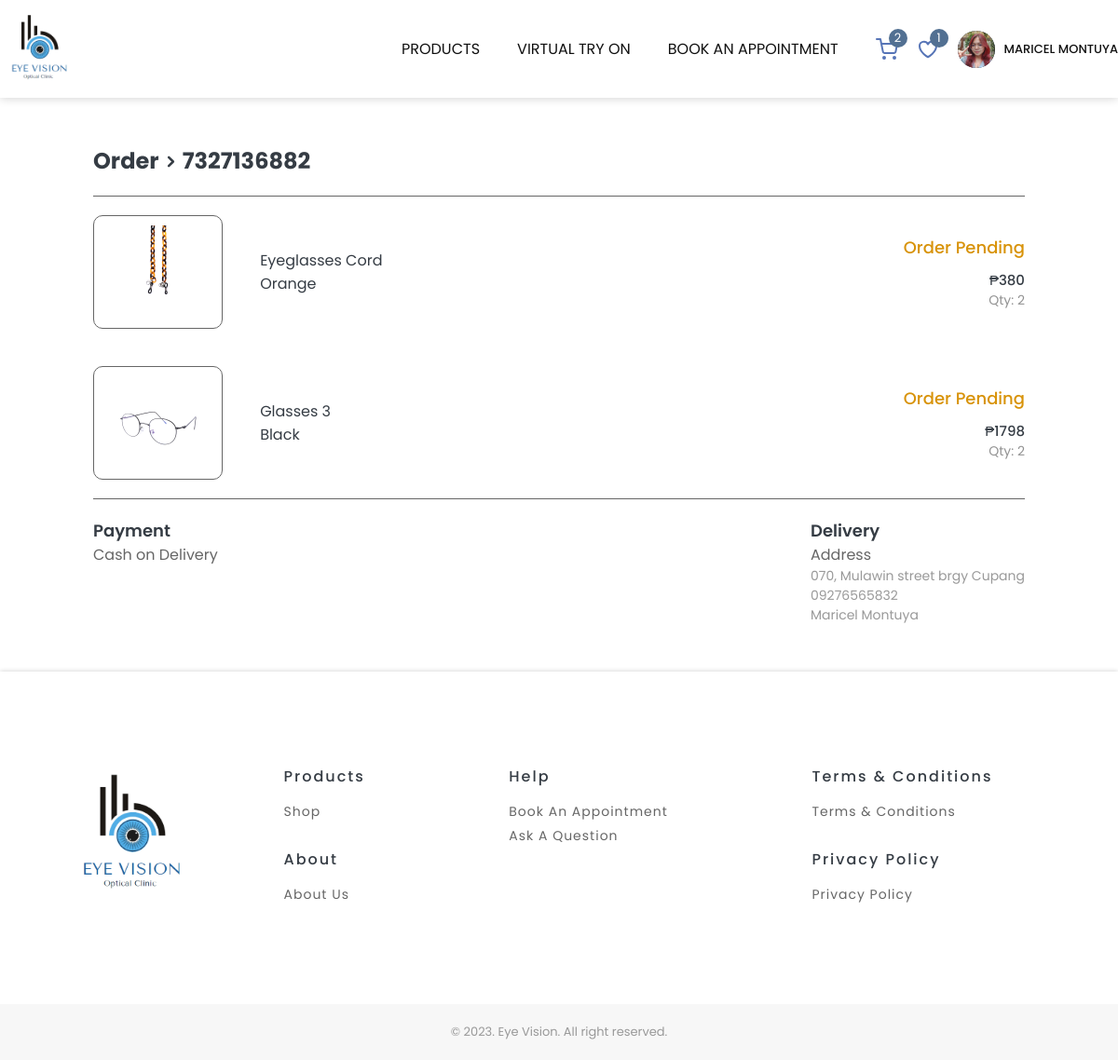
Screenshot of /shop/order-track.php?order-id=7327136882 (signed in) with the database file from the repository.
### tables this page shows
CREATE TABLE `logo` (
  `id` int(11) NOT NULL,
  `Image` text NOT NULL
);

CREATE TABLE `orders` (
  `orderID` varchar(10) NOT NULL,
  `Product_ID` varchar(10) NOT NULL,
  `Product_name` varchar(50) NOT NULL,
  `Quantity` int(11) NOT NULL,
  `Price` varchar(5) NOT NULL,
  `User_id` int(11) NOT NULL,
  `User_name` varchar(50) NOT NULL,
  `User_email` varchar(50) NOT NULL,
  `Phone` varchar(15) NOT NULL,
  `Address` text NOT NULL,
  `Note` text NOT NULL,
  `Status` varchar(15) NOT NULL,
  `DateOrdered` datetime NOT NULL DEFAULT current_timestamp()
);

CREATE TABLE `products` (
  `ID` varchar(10) NOT NULL,
  `Name` varchar(100) NOT NULL,
  `Price` varchar(5) NOT NULL,
  `Color` varchar(20) NOT NULL,
  `Category` varchar(50) NOT NULL,
  `Description` text NOT NULL,
  `Stock` int(11) NOT NULL,
  `Image` text NOT NULL
);

### shop/order-track.php (the view, shortened to what this page needs)
<?php
    $user_id = $_SESSION['user_id'];
    include '../db_connection.php';
    mysqli_select_db($con, 'user');
    $orderID = isset($_GET['order-id']) ? $_GET['order-id'] : '';
    function getStatusColorClass($status){
        switch ($status) {
            case 'Order Pending':
                return 'orange-text';
        }
    }
?>
<!DOCTYPE html>
<html lang="en">
<head>
    <link rel="stylesheet" href="../styles/global.css?v=10" />
    <link rel="stylesheet" href="../styles/orders.css?v=11" />
</head>
<body>
    <section id="navigation-bar">
        <div class="navbar">
            <div>
                <a href="index.php" class="logo">
                    <?php
                        mysqli_select_db($con, 'cms');
                        $getLogo = "SELECT * FROM logo WHERE id = '1'";
                        $logo = mysqli_query($con, $getLogo);
                        while ($row = mysqli_fetch_array($logo)){
                            $image = $row['Image'];
                            echo "<img src='../public/images/$image' alt='Logo' height='85px'>";
                        }
                    ?> </a>
            </div>
            <div class="nav-items">
                <div class="dropdown">
                    <a>Products</a>
                        <?php
                            include '../db_connection.php';
                            mysqli_select_db($con, 'product');
                        ?>
                </div>
                <a href="virtual-try-on.php">Virtual Try On</a>
                <a href="appointment.php">Book an Appointment</a>
                <div class="svg-items">
                    <a href="cart.php" class="dropbtn cart">
                        <?php
                            if(isset($_SESSION['is_logged_in']) && $_SESSION['is_logged_in'] === true){
                                mysqli_select_db($con, 'user');
                                $sql = "SELECT COUNT(*) AS totalItems FROM cart WHERE User_id = '$user_id'";
                                $res = mysqli_query($con, $sql);
                                if ($res) {
                                    $row = mysqli_fetch_assoc($res);
                                    $totalItems = $row['totalItems'];
                                    if ($totalItems != 0){
                                        echo "<span class='item-number'>$totalItems</span>" ;
                                    }
                                }
                            }
                        ?>
                    </a>
                    <a href="wishlist.php" class="dropbtn wishlist">
                        <?php
                            if(isset($_SESSION['is_logged_in']) && $_SESSION['is_logged_in'] === true){
                                mysqli_select_db($con, 'user');
                                $sql = "SELECT COUNT(*) AS totalItems FROM wishlist WHERE User_id = '$user_id'";
                                $res = mysqli_query($con, $sql);
                                if ($res) {
                                    $row = mysqli_fetch_assoc($res);
                                    $totalItems = $row['totalItems'];
                                    if ($totalItems != 0){
                                        echo "<span class='item-number'>$totalItems</span>" ;
                                    }
                                }
                            }
                        ?>
                    </a>
                    <div class="dropdown">
                        <div class="dropbtn">
                            <div class="navImage" id="navImage">
                                <img src="#" alt="" id="navbarProfile">
                            </div>
                            <p id="user" ">My Account</p>
                        </div>
                    </div>
                </div>
            </div>
        </div>
    </section>
    <section class="order-container">
        <div class="">
            <?php
                $getOrderDetails = "SELECT orderID, Product_ID, Product_name, Quantity, b.Price, Color, Image, User_id, User_name, User_email, Phone, Address, Note, Status FROM product.products a join user.orders b on a.ID = b.Product_ID WHERE orderID = $orderID AND User_id = '$user_id'";
                $result = mysqli_query($con, $getOrderDetails);
            ?>
            <?php if(mysqli_num_rows($result) === 0){
                echo " <div class='no-items'>
                            <h2 class='dark-text'>My Orders</h2>
                            <div class='order-card'>
                            <p>No order(s) to track.</p>
                        </div>
                        </div>";
            } else if (mysqli_num_rows($result) >= 2){ ?>
            <h2 class="dark-text header">Order<span>
                    <svg xmlns="http://www.w3.org/2000/svg" fill="none" viewBox="0 0 24 24" stroke-width="4"
                        stroke="currentColor" height="15" width="15">
                        <path stroke-linecap="round" stroke-linejoin="round" d="M8.25 4.5l7.5 7.5-7.5 7.5" />
                    </svg>
                </span> <span id="orderID"></span>
            </h2>
            <div class="divider"></div>
            <?php  while ($row = mysqli_fetch_array($result)) {
                $Address = $row['Address'];
                $phone = $row['Phone'];
                $name = $row['User_name'];
            ?>
            <div>
                <div class="order-item">
                    <div class="item-image">
                        <img src="../public/images/<?php echo $row['Image']?>" alt="" height="100">
                    </div>
                    <div class="order-detail">
                        <p><?php echo $row['Product_name']?></p>
                        <p>
                            <?php echo $row['Color']?>
                        </p>
                    </div>
                    <div class="order-detail-2">
                        <p class="status <?php echo getStatusColorClass($row['Status']); ?>">
                            <?php echo $row['Status']?>
                        </p>
                        <p class="price">₱<?php echo $row['Price']?></p>
                        <p class="quantity">Qty: <?php echo $row['Quantity']?></p>
                    </div>
                </div>
                <?php }?>
                <div class="divider"></div>
                <div class="order-info">
                    <div>
                        <p class="darktext">Payment</p>
                        <p class="semibold">Cash on Delivery </p>
                    </div>
                    <div>
                        <p class="darktext ">Delivery</p>
                        <p class="semibold">Address</p>
                        <p class="lighttext"><?php echo $Address?></p>
                        <p class="lighttext"><?php echo $phone?></p>
                        <p class="lighttext"><?php echo $name ?></p>
                    </div>
                </div>
                <?php }?>
            </div>
    </section>
    <footer>
        <div class="container">
            <div class="footer-content">
                <div class="footer-logo">
                    <a href="index.php">
                        <?php
                        mysqli_select_db($con, 'cms');
                        $getLogo = "SELECT * FROM logo WHERE id = '1'";
                        $logo = mysqli_query($con, $getLogo);
                        while ($row = mysqli_fetch_array($logo)){
                            $image = $row['Image'];
                            echo "<img src='../public/images/$image' alt='Logo' height='150'>";
                        }
                    ?> </a>
                </div>
                <div class="two-column">
                    <div>
                        <h3 class="dark-text">Products</h3>
                        <div class="footer-item">
                            <a href="index.php">Shop</a>
                        </div>
                    </div>
                    <div>
                        <h3 class="dark-text">About</h3>
                        <div class="footer-item">
                            <a href="../about.php">About Us</a>
                        </div>
                    </div>
                </div>
                <div>
                    <h3 class="dark-text">Help</h3>
                    <div class="footer-item">
                        <a href="appointment.php">Book an appointment</a>
                        <a href="../contact.php">Ask a question</a>
                    </div>
                </div>
                <div class="two-column">
                    <div>
                        <h3 class="dark-text">Terms & Conditions</h3>
                        <div class="footer-item">
                            <a href="">Terms & Conditions</a>
                        </div>
                    </div>
                    <div>
                        <h3 class="dark-text">Privacy Policy</h3>
                        <div class="footer-item">
                            <a href="">Privacy Policy</a>
                        </div>
                    </div>
                </div>
            </div>
        </div>
    </footer>
    <div class="footer-bottom">
        <div class="footer-container">
            <p>© 2023. Eye Vision. All right reserved.</p>
        </div>
    </div>
</body>
</html>

### styles/global.css (style rules this page uses)
html { scroll-behavior: smooth; }
body { margin: 0; color: #353c44; font-family: "Poppins", sans-serif; background-color: white; font-size: 16px; }
p, h1, h2, h3, h4, h5, h6 { margin: 0; }
.container { max-width: 1336px; margin: auto; padding: 100px 0; }
a { text-decoration: none; color: #111111; font-weight: 400; padding: 0; text-transform: uppercase; }
::placeholder { color: #999999; opacity: 1; }
.logo { line-height: 0; display: flex; align-items: center; }
#navigation-bar { position: sticky; z-index: 30; top: 0; background-color: white; width: 100%; box-shadow: 0px 0px 10px 0px rgba(0, 0, 0, 0.2); }
.navbar { padding: 10px 0; display: flex; justify-content: space-between; align-items: center; max-width: 1336px; margin: auto; background-color: white; }
.logo { font-size: 20px; letter-spacing: 5px; }
.nav-items { display: flex; align-items: center; gap: 40px; position: relative; }
.dropbtn { align-items: center; border: none; display: flex; font-size: 13px; gap: 10px; }
#user { color: #111111 !important; text-transform: uppercase; }
.dropdown { position: relative; display: inline-block; }
.svg-items { display: flex; font-size: 13px; gap: 20px; align-items: center; color: white; font-weight: 500; }
.navImage { width: 40px; height: 40px; margin: auto; border-radius: 100%; display: flex; justify-content: center; align-items: center; background-color: #172b4d; color: white !important; }
.navImage img { width: 100%; height: 100%; border-radius: 100%; display: none; }
#navImage { display: none; }
footer { box-shadow: 0px 0px 5px 0px rgba(0, 0, 0, 0.2); }
.footer-content { display: inline-grid; gap: 20px; width: 100%; grid-template-columns: auto auto auto auto; }
.footer-content h3 { font-weight: 500; font-size: 16px; letter-spacing: 2px; color: #111111; }
.footer-item { display: flex; flex-direction: column; margin-top: 15px; gap: 5px; }
.footer-logo { display: flex; justify-content: center; }
.two-column { display: inline-grid; gap: 20px; width: 100%; grid-template-columns: auto; }
.footer-item a { color: #666666; font-weight: 400; text-transform: capitalize; letter-spacing: 1px; font-size: 14px; }
footer h3, p { cursor: default; }
.footer-bottom { background-color: #f7f7f7; }
.footer-container { max-width: 1336px; margin: auto; padding: 20px 0; color: #999999; font-size: 13px; text-align: center; }
.item-number { width: 20px; text-align: center; height: 20px; border-radius: 100px; background-color: #527092; color: white; position: absolute; top: -10px; right: -10px; }
.cart, .wishlist { position: relative; }
.orange-text { color: #d8930a; font-weight: 500; font-size: 18px; margin-bottom: 10px; }

### styles/orders.css (style rules this page uses)
.order-container { max-width: 1000px; margin: auto; padding: 50px 0; }
.header { margin-bottom: 20px; color: #3f61ad; }
.order-item { display: flex; padding: 20px 0; gap: 40px; align-items: center; }
.divider { height: 1px; width: 100%; background-color: #666666; }
.item-image { border: 1px solid #666666; line-height: 0; border-radius: 10px; padding: 10px; width: 150px; display: flex; justify-content: center; }
.order-detail { width: 30%; }
.order-detail-2 { width: 70%; display: flex; flex-direction: column; align-items: end; font-weight: 500; color: #353c44; cursor: pointer; }
.price { font-size: 15px; }
.quantity { color: #929292; font-size: 14px; font-weight: 400; }
.order-info { display: flex; justify-content: space-between; margin-top: 20px; }
.darktext { color: #353c44; font-size: 18px; font-weight: 600; }
.lighttext { color: #999999; font-size: 14px; font-weight: 400; }
.semibold { color: #666666; font-size: 16px; font-weight: 400; }

### rows the page displays
logo: Image (picture)
orders: Product_ID.Image (picture), Product_name "Eyeglasses Cord", Product_ID.Color "Orange", Status "Order Pending", Price "380", Quantity "2"
orders: Product_ID.Image (picture), Product_name "Glasses 3", Product_ID.Color "Black", Status "Order Pending", Price "1798", Quantity "2", Address "070, Mulawin street brgy Cupang", Phone "09276565832", User_name "Maricel Montuya"

### other values shown
$totalItems "2"
$totalItems "1"
